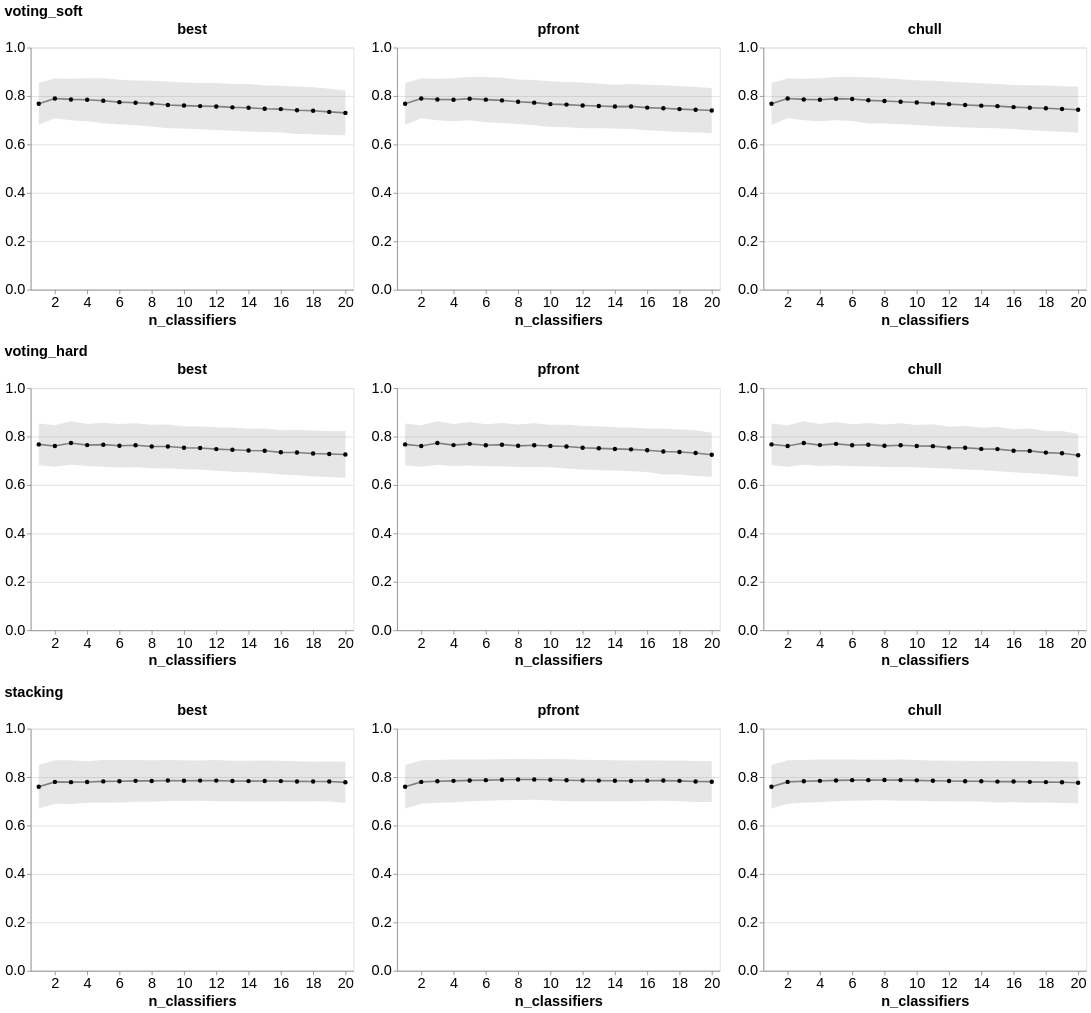

Here is the notebook cell this chart was saved with:
### Code cell
# Create a horizontal concatenation of all box plots for each ensemble method
box_plots = {}
for ensemble_method, plots in all_plots.items():
    box_plots[ensemble_method] = alt.hconcat(*plots.values()).properties(
        title=alt.TitleParams(
                text=f"{ensemble_method}",
                fontSize=fontsize,        # title size
                #font="Arial",
                #anchor="start"      # left-align
            )
        #title=f"Ensemble Method: {ensemble_method}",
    )

# Concatenate all ensemble method plots horizontally
final_plot = alt.vconcat(*box_plots.values()).configure_axis(
    labelFontSize=fontsize,
    titleFontSize=fontsize
)
final_plot
